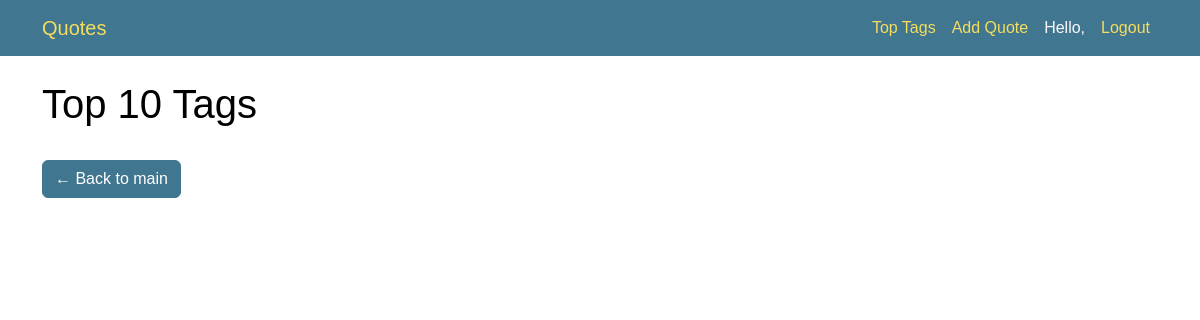
The app's page /top-tags/, older data.
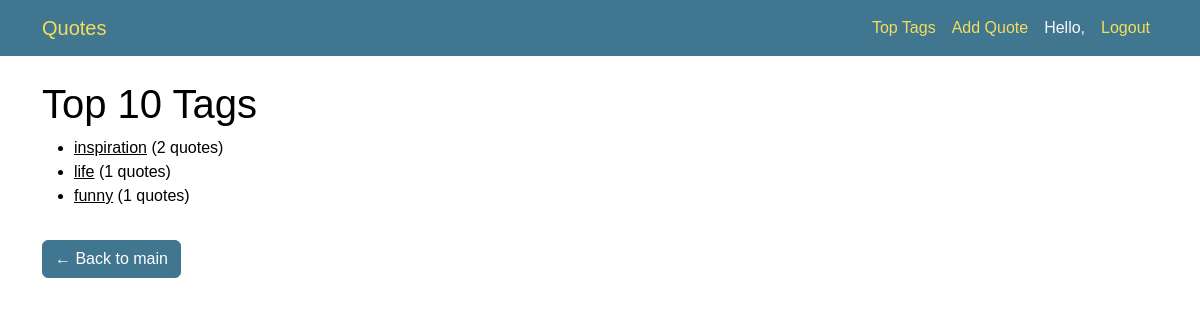
The same page, newer data.
### quotes/models.py (models this page shows, shortened)
class Tag(models.Model):
    name = models.CharField(max_length=50, unique=True)

### quotes/views.py (the view)
# urls.py: path('top-tags/', views.top_tags, name='top_tags'),
def top_tags(request):
    tags = Tag.objects.annotate(num_quotes=Count('quote')).order_by('-num_quotes')[:10]
    return render(request, 'quotes/top_tags.html', {'tags': tags})

### quotes/templates/quotes/top_tags.html
{% extends 'quotes/base.html' %}
{% block content %}
  <h1>Top 10 Tags</h1>
  <ul>
    {% for tag in tags %}
      <li>
        <a href="{% url 'quotes_by_tag' tag.name %}">{{ tag.name }}</a> ({{ tag.num_quotes }} quotes)
      </li>
    {% endfor %}
  </ul>
  <a href="{% url 'home' %}" class="btn btn-primary mt-3">← Back to main</a>
{% endblock %}

Row changes from the older to the newer data that the page shows:
added Tag: name "inspiration", num_quotes "2"
added Tag: name "life", num_quotes "1"
added Tag: name "funny", num_quotes "1"
